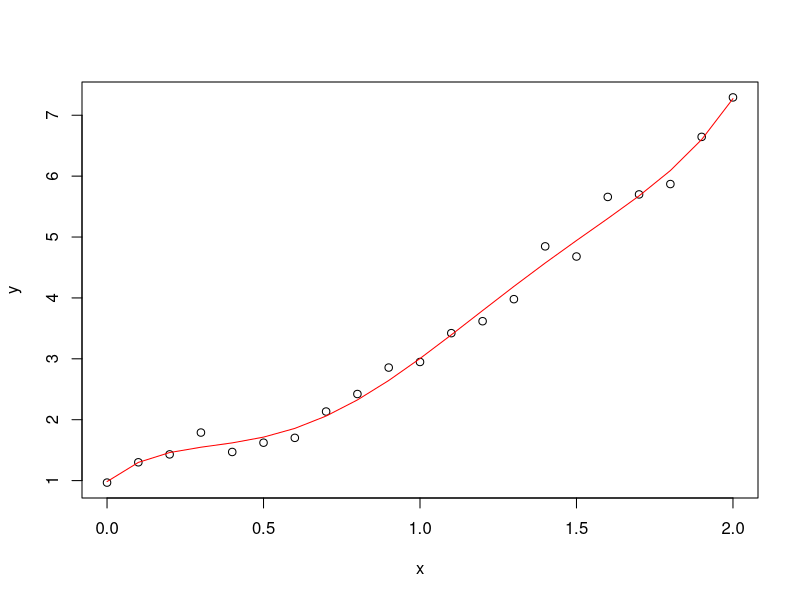
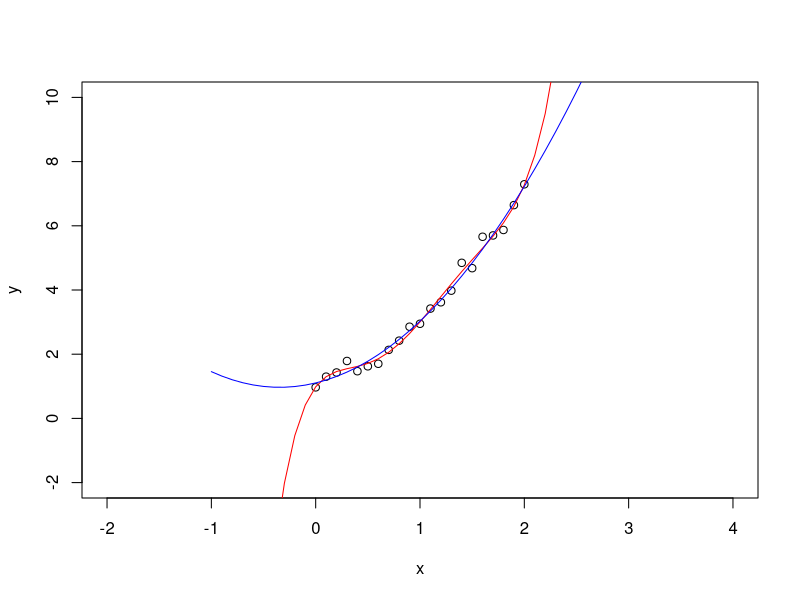
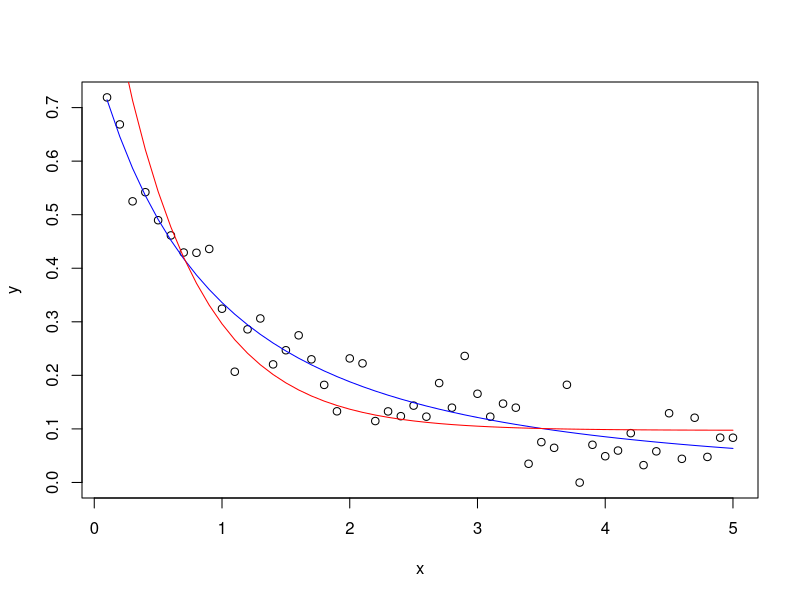
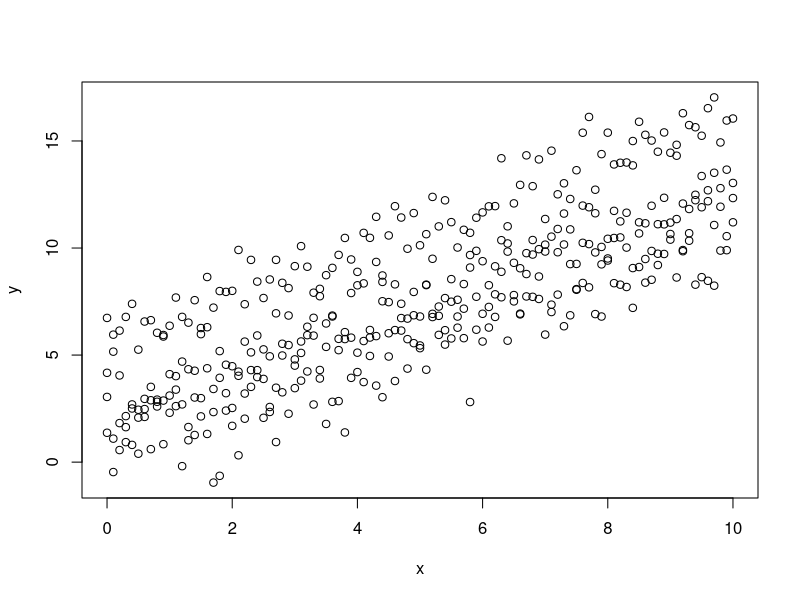
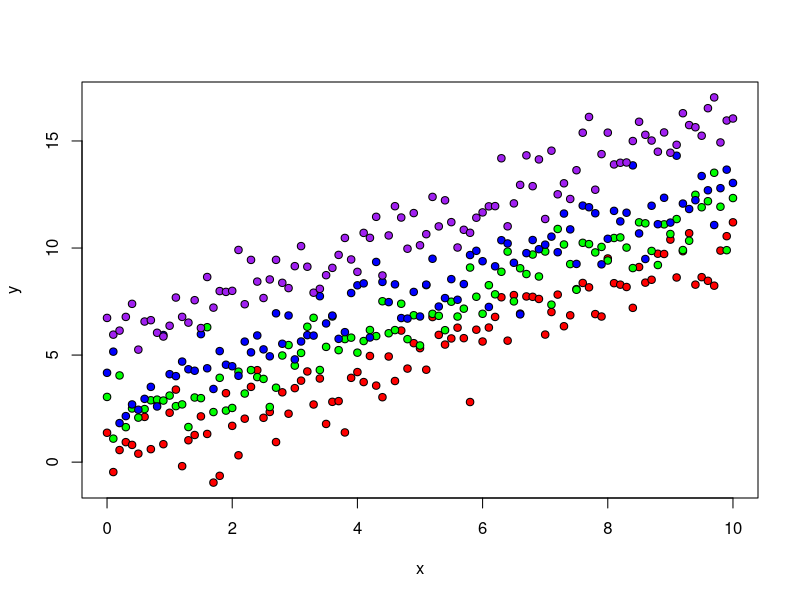
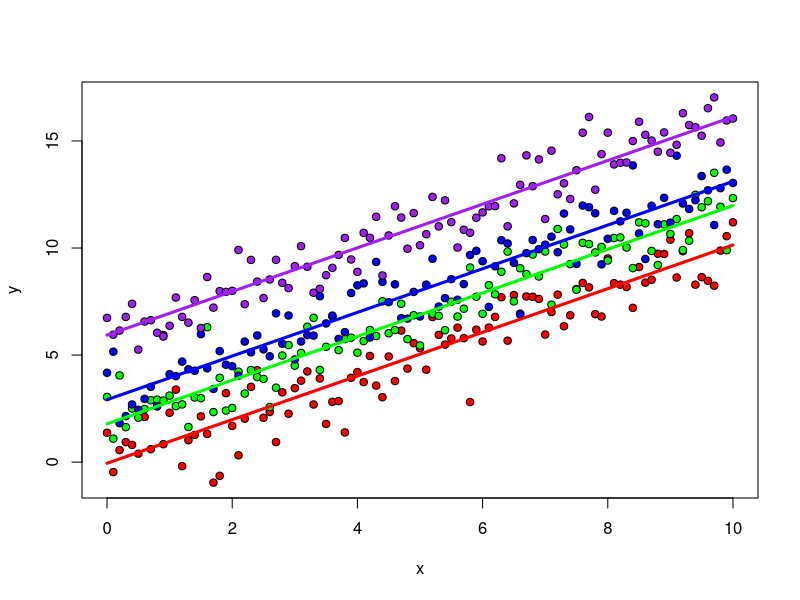
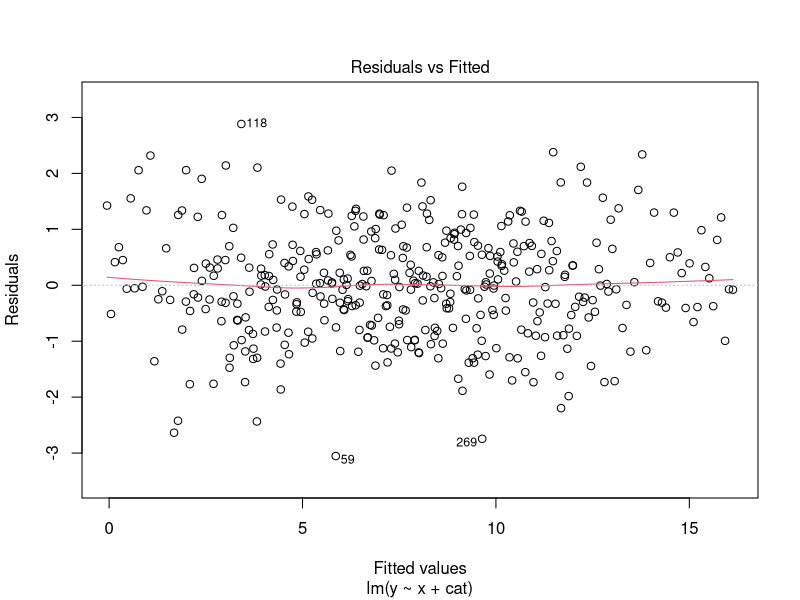
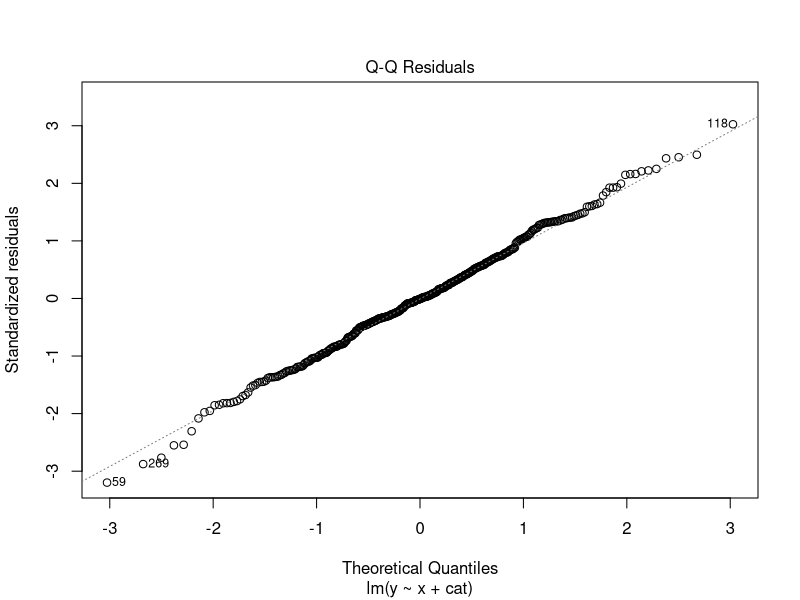

Here is the R script that generated these plots, in order:
# --- Column dropping and dataframe merging/splitting ---

# Dropping
dat1 = data.frame(x=1:10, y=3:12, z=6:15, u=11:20, v=LETTERS[rep(1:2,each=5)], w=21:30)
dat1
within(dat1, rm(u)) # drop one column
subset(dat1, select = -c(u, w)) # drop multiple columns at once
dat1[c('x','y')]  # choose columns to retain using named subscript (others are dropped)
# data.frame(x=dat1$x, y=dat1$y, z=dat1$z, v=dat1$v) # could also do it this way

dat1 = subset(dat1, select = -c(u, w)) # remember, have to use assignment to actually change the variable


# Merging
dat2 = data.frame(x=1:10, q=21:30)
merge(dat1, dat2) # automatically picks up that x is the common variable
merge(dat1, dat2, by="x") # safer
mergedat = merge(dat1, dat2, by="x")

dat3 = data.frame(x=1:10, z=16:25)
merge(mergedat, dat3, by="x")  # both data frames have a z column, so gets renamed
merge(mergedat, dat3, by="x", suffixes=c('1','3'))
mergedat = merge(mergedat, dat3, by="x", suffixes=c('1','3'))

# Splitting
splitdat = split(mergedat, mergedat$v)
str(splitdat)
splitdat$A
splitdat$B


# --- Model choice example (ANOVA/F-test) ---

# create fake data
x = seq(0,2,0.1)
y = 1+x+x^2 + 0.2*rnorm(length(x))

plot(x,y)
m = lm(y~x+I(x^2)+I(x^3)+I(x^4)+I(x^5))
summary(m) 
lines(x,predict(m),col='red')

plot(x,y,xlim=c(-2,4),ylim=c(-2,10))
xplot = seq(-1,3,0.1)
lines(xplot,predict(m,list(x=xplot)),col='red')
summary(m)      # note that few or no terms are significant, but this is deceptive
summary.aov(m)  # clearly shows what terms are significant
m2 = lm(y~x+I(x^2))
summary(m2)     # adjusted R-squared is about the same
summary.aov(m2) # confirm no simplification needed
lines(xplot,predict(m2,list(x=xplot)),col='blue')

anova(m2,m) # if we want compare the 2nd to 5th order models directly



# -- AIC and non-nested model choice --

# create fake data
x = seq(0.1,5,0.1)
y = 3/(2+x)^2 + 0.05*rnorm(length(x))

plot(x,y)
m1 = nls(y~a/(b+x)^c,start=list(a=3,b=2,c=2))
lines(x,predict(m1,x),col='blue')
m2 = nls(y~f+exp(-k*x),start=list(f=1,k=1))
lines(x,predict(m2,x),col='red')
summary(m1)
summary(m2)
AIC(m1)
AIC(m2)
AIC(m1,m2)
BIC(m1,m2)

###############


# --- ANCOVA ---

# create fake data (more involved this time)
set.seed(42)
xx = seq(0,10,0.1)
ya = xx+rnorm(101)
yb = xx+2+rnorm(101)
yc = xx+3+rnorm(101)
yd = xx+6+rnorm(101)
x = c(xx,xx,xx,xx)
y = c(ya,yb,yc,yd)
cat = rep(letters[1:4],each=101)
cat = as.factor(cat)

plot(x, y)
cols = c('red','green','blue','purple')
plot(x, y, pch=21, bg=cols[cat])

minteract = lm(y~x*cat) # interacting model: different slopes and intercepts
summary(minteract)
summary.aov(minteract) # interactions are not significant

madditive = lm(y~x+cat) # non-interacting model: same slopes, different intercepts (best model)
summary(madditive)
summary.aov(madditive)
plot(x, y, pch=21, bg=cols[cat])
xplot = c(0,10)
for (i in 1:4) lines(xplot, predict(madditive,list(x=xplot,cat=levels(cat)[c(i,i)])),col=cols[i],lwd=3)
#par(mfrow=c(2,2))
plot(madditive)
#par(mfrow=c(1,1))

msimple = lm(y~x)  # x-only model: same slope and intercepts (not a good fit)
summary(msimple)
plot(x, y, pch=21, bg=cols[cat])
lines(xplot,predict(msimple,list(x=xplot)),lwd=3)

msameintercept = lm(y~x:cat) # same intercept, different slopes (not a good fit)
summary(msameintercept)
plot(x, y, pch=21, bg=cols[cat])
for (i in 1:4) lines(xplot, predict(msameintercept,list(x=xplot,cat=levels(cat)[c(i,i)])),col=cols[i],lwd=3)



# --- Multiple Regression ---

df = read.csv('multireg1.csv',row.names=1)

pairs(df)
pairs(df,pch='.')
pairs(df,pch='.',panel=panel.smooth)

# or, plot to png to view in higher resolution outside R
png('pairs.png', width=1500, height=1500)
pairs(df)
dev.off()

cor(df) # correlation matrix
signif(cor(df),2)

m = lm(y~.*.,data=df)
summary(m)
m2 = step(m)
m2 = step(m, trace=0)
summary(m2)

# remove some additional marginal/insignificant terms
m3 = m2
m3 = update(m3,~.-c:g)
m3 = update(m3,~.-f:g) # etc.
summary(m3)
#par(mfrow=c(2,2))
plot(m3)
#par(mfrow=c(1,1))


AIC(m3)
AIC(m2)

mlin = lm(y~.,data=df) # how much worse does a noninteracting model do?
summary(mlin)
AIC(mlin)


# PRESS (cross-validation based goodness of fit)

estar3 = resid(m3)/(1-lm.influence(m3)$hat)
PRESS3 = sum(estar3^2)
PRESS3
sqrt(PRESS3/length(estar3)) # true predictive accuracy

estar1 = resid(m)/(1-lm.influence(m)$hat)
PRESS1 = sum(estar1^2)
PRESS1                    # PRESS is less than m3, even though SSE is lower
